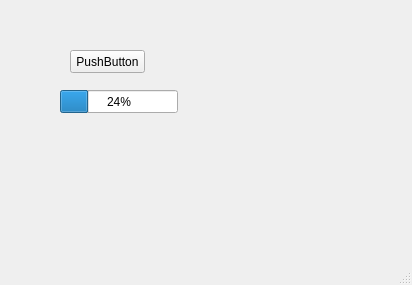
<?xml version="1.0" encoding="UTF-8"?>
<ui version="4.0">
 <class>MainWindow</class>
 <widget class="QMainWindow" name="MainWindow">
  <property name="geometry">
   <rect>
    <x>0</x>
    <y>0</y>
    <width>412</width>
    <height>285</height>
   </rect>
  </property>
  <property name="windowTitle">
   <string>MainWindow</string>
  </property>
  <widget class="QWidget" name="centralwidget">
   <widget class="QPushButton" name="pushButton">
    <property name="geometry">
     <rect>
      <x>70</x>
      <y>50</y>
      <width>75</width>
      <height>23</height>
     </rect>
    </property>
    <property name="text">
     <string>PushButton</string>
    </property>
   </widget>
   <widget class="QProgressBar" name="progressBar">
    <property name="geometry">
     <rect>
      <x>60</x>
      <y>90</y>
      <width>118</width>
      <height>23</height>
     </rect>
    </property>
    <property name="value">
     <number>24</number>
    </property>
   </widget>
  </widget>
  <widget class="QMenuBar" name="menubar">
   <property name="geometry">
    <rect>
     <x>0</x>
     <y>0</y>
     <width>412</width>
     <height>21</height>
    </rect>
   </property>
  </widget>
  <widget class="QStatusBar" name="statusbar"/>
 </widget>
 <resources/>
 <connections>
  <connection>
   <sender>pushButton</sender>
   <signal>clicked()</signal>
   <receiver>MainWindow</receiver>
   <slot>close()</slot>
   <hints>
    <hint type="sourcelabel">
     <x>91</x>
     <y>79</y>
    </hint>
    <hint type="destinationlabel">
     <x>212</x>
     <y>152</y>
    </hint>
   </hints>
  </connection>
 </connections>
</ui>
